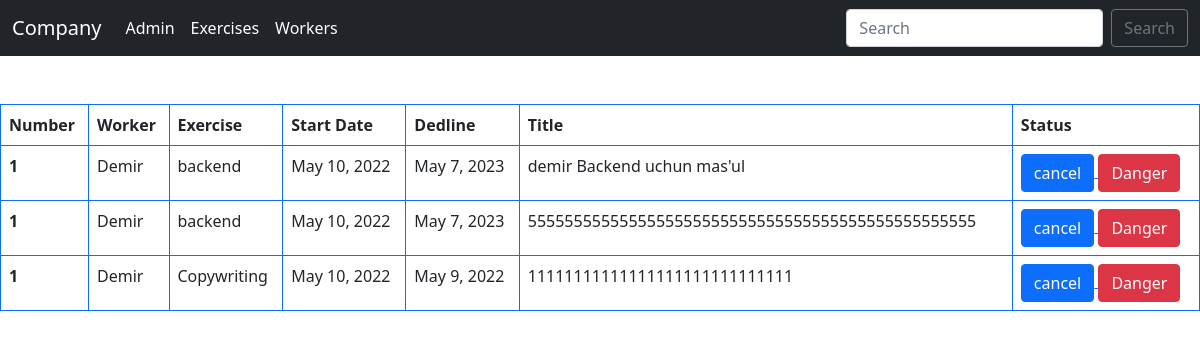
The page / (signed in) on the database as committed earlier.
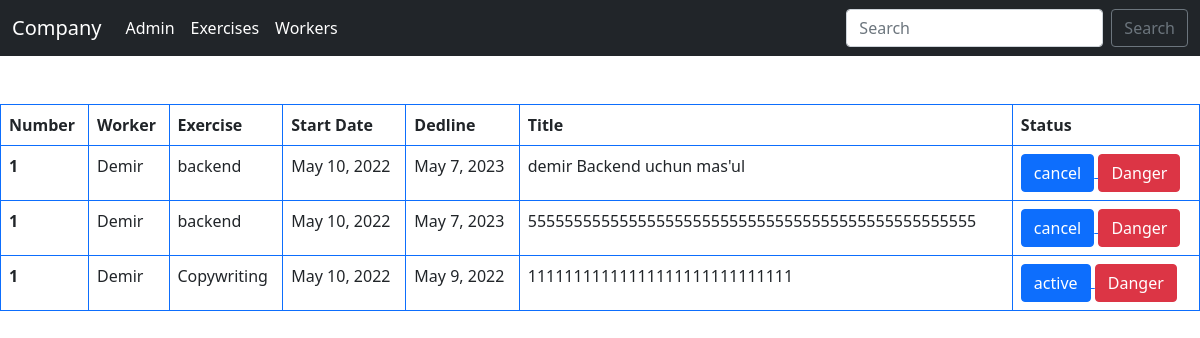
The same page on the database as committed later.
### worker/models.py (models this page shows, shortened)
class Work_table(models.Model):
    worker_id = models.ForeignKey(Exercises, on_delete=models.CASCADE)
    name_id = models.ForeignKey(Worker, on_delete=models.CASCADE)
    title = models.TextField(null=True, blank=True)

class Worker(models.Model):
    name = models.ForeignKey(User, on_delete=models.CASCADE, blank=True,null=True)
    position = models.CharField(max_length=200)
    birth_date = models.DateField()

class Exercises(models.Model):
    title = models.TextField()
    start_date = models.DateField(auto_now_add=True)
    dedline = models.DateField()
    status = models.CharField(max_length=50, choices=status, default='active')

### worker/views.py (the view)
# urls.py: path('', main, name='user'),
@login_required(login_url='login')
def main(request):
    if request.user.is_superuser:
        user = request.user.id
        base = Work_table.objects.filter(name_id = user)
        return redirect('admin/')
    else:
        user = request.user.id
        base = Work_table.objects.filter(name_id = user)
        return render(request, 'base.html', {'base': base})

### worker/templates/base.html (shortened to what this page needs)
{% block content %}
<!DOCTYPE html>
<html lang="en">
<head>
    <link href="https://cdn.jsdelivr.net/npm/bootstrap@5.0.2/dist/css/bootstrap.min.css" rel="stylesheet"
>
</head>
<body>
    <nav class="navbar navbar-expand-lg navbar-dark bg-dark">
        <div class="container-fluid">
            <a class="navbar-brand" href="/">Company</a>
            <div class="collapse navbar-collapse" id="navbarSupportedContent">
                <ul class="navbar-nav me-auto mb-2 mb-lg-0">
                    <li class="nav-item">
                        <a class="nav-link active" aria-current="page" href="/admin/">Admin</a>
                    </li>
                    <li class="nav-item">
                        <a class="nav-link active" aria-current="page" href="/">Exercises</a>
                    </li>
                    <li class="nav-item">
                        <a class="nav-link active" aria-current="page" href="worker">Workers</a>
                    </li>
                </ul>
                <form class="d-flex">
                    <input class="form-control me-2" type="search" placeholder="Search" aria-label="Search">
                    <button class="btn btn-outline-secondary" type="submit">Search</button>
                </form>
            </div>
        </div>
    </nav>
    <br><br>
    <center>
        <table class="table table-bordered border-primary">
            <thead>
                <tr>
                    <th scope="col">Number</th>
                    <th scope="col">Worker</th>
                    <th scope="col">Exercise</th>
                    <th scope="col">Start Date</th>
                    <th scope="col">Dedline</th>
                    <th scope="col">Title</th>
                    <th scope="col">Status</th>
                </tr>
            </thead>
            <tbody>
                <tr>
                    {% for work_t in base %}
                    <th scope="row">1</th>
                    <td>{{work_t.name_id.name}}</td>
                    <td>{{work_t.worker_id.title}}</td>
                    <td>{{work_t.worker_id.start_date}}</td>
                    <td>{{work_t.worker_id.dedline}}</td>
                    <td>{{work_t.title}}</td>
                    <td>
                        <a href="{% url 'ish' %}">
                            <button type="button" class="btn btn-primary">{{work_t.worker_id.status}}</button>
                        </a>
                        <button type="button" class="btn btn-danger">Danger</button>
                    </td>
                </tr>
                {% endfor %}
            </tbody>
        </table>
    </center>
</body>
</html>
{% endblock content %}

Rows that differ between the two databases and show on the page:
changed through a linked row, Work_table "Copywriting": worker_id.status "cancel" → "active"
